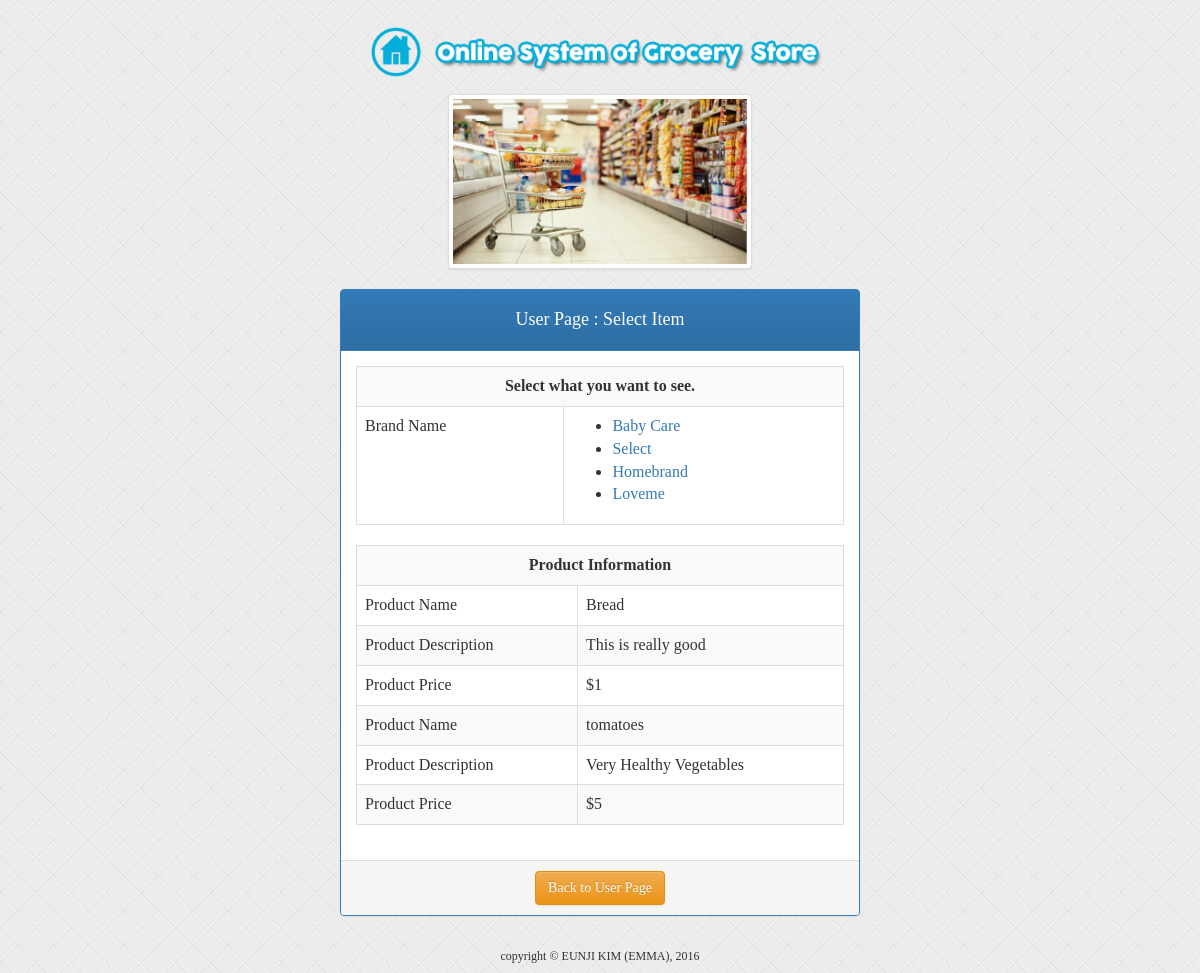
Screenshot of /Q5/user_list.php?brand=102 with the database file from the repository.
### tables this page shows
CREATE TABLE IF NOT EXISTS `grocery_brand` (
  `brand_id` int(11) NOT NULL,
  `brand_name` varchar(20) NOT NULL
);

CREATE TABLE IF NOT EXISTS `grocery_product` (
  `brand_id` int(11) NOT NULL,
  `product_id` int(11) NOT NULL,
  `product_name` varchar(20) NOT NULL,
  `product_desc` varchar(50) NOT NULL,
  `product_price` int(11) NOT NULL
);

### Q5/functions.php (the view, shortened to what this page needs)
<?php
	function get_product(){
	if(isset($_GET['brand'])){
		$brand_id = $_GET['brand'];
		$select_info = mysql_query("SELECT * FROM grocery_product where brand_id='$brand_id'");
		if(mysql_num_rows($select_info) < 1){
			echo "<h3 style='padding:20px;'>There is no product in this brand</h3>";
		} else {
		echo "<tr><td colspan=2><center><strong>Product Information</strong></center></td></tr>";
		while($row_pro = mysql_fetch_array($select_info))
			echo " <tr>
					<td>Product Name</td>
					<td>".$row_pro['product_name']."</td>
				   </tr>
				   <tr>
					<td>Product Description</td>
					<td>".$row_pro['product_desc']."</td>
				   </tr>
				   <tr>
				    <td>Product Price</td>
					<td>$".$row_pro['product_price']."</td>
				   </tr>";
			}
		}
	}
	function userget_brand(){
		$select_brand = mysql_query("SELECT * FROM grocery_brand");
		if (mysql_num_rows($select_brand) < 1) {
						echo "No brand";
			} else {
				while($row = mysql_fetch_array($select_brand))
				echo "<li><a href='user_list.php?brand=".$row['brand_id']."'>".$row['brand_name']."</a></li>";
			}
	}
?>

### Q5/user_list.php (style rules this page uses)
body { background-image: url("img/back.png"); background-repeat: repeat; font-family : Century Gothic; }

### rows the page displays
grocery_brand: brand_name "Baby Care"
grocery_brand: brand_name "Select"
grocery_brand: brand_name "Homebrand"
grocery_brand: brand_name "Loveme"
grocery_product: product_name "Bread", product_desc "This is really good", product_price "1"
grocery_product: product_name "tomatoes", product_desc "Very Healthy Vegetables", product_price "5"
